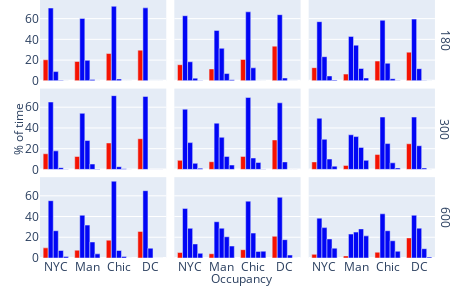

Notebook cell for this chart:
### Code cell
def get_occupancy_histogram(width: int, height: int, oc_df: pd.DataFrame) -> go.Figure:
    fig = px.bar(
        oc_df,
        x="area",
        y="percent",
        facet_row="max_delay",
        facet_col="duration_minutes",
        color="oc_str",
        barmode='group',
        width=width,
        height=height,
        color_discrete_sequence=['#f51302', '#0206f5', '#0206f5', '#0206f5', '#0206f5', '#0206f5'],
    )

    # fig.update_yaxes(matches=None)
    # make the facet labels nicer
    fig.for_each_annotation(lambda a: a.update(text=a.text.split("=")[-1]))

    # shared axes titles
    fig.for_each_yaxis(lambda y: y.update(title = ''))
    fig.add_annotation(x=-0.08, y=0.5, text="% of time", textangle=-90, xref="paper", yref="paper", showarrow=False)
    fig.for_each_xaxis(lambda y: y.update(title = ''))
    fig.add_annotation(x=0.5, y=-0.12, text="Occupancy",  xref="paper", yref="paper", showarrow=False)

    # legend style
    fig.update_layout(
        showlegend=False
        # orientation="h",
        # title="Occupancy:",
        # y=1.18,
        # xanchor="center",
        # x=0.5,
    )

    # ticks for all occupancy values
    # fig.update_xaxes(dtick=1)

    # custom city tick labels
    fig.update_xaxes(tickvals=[0, 1, 2, 3], ticktext=['NYC', 'Man', 'Chic', 'DC'])
    # fig.for_each_xaxis(lambda x: x.update(ticktext=['NYC, Man, Ch, DC']))


    fig.update_layout(
        margin=dict(l=0,r=7,b=0,t=0)
    )

    return fig

fig = get_occupancy_histogram(450, 300, occupancy_df_ih_red)
fig

### Figure 1 — Plotly figure (JSON) as saved in the notebook; plotly's stock layout.template omitted (floating-point values rounded to 4 significant figures)
{"data": [{"alignmentgroup": "True", "hovertemplate": "oc_str=0<br>max_delay=180<br>duration_minutes=1.0<br>area=%{x}<br>percent=%{y}<extra></extra>", "legendgroup": "0", "marker": {"color": "#f51302", "pattern": {"shape": ""}}, "name": "0", "offsetgroup": "0", "orientation": "v", "showlegend": true, "textposition": "auto", "x": ["NYC", "Manhattan", "Chicago", "DC"], "xaxis": "x7", "y": [20.3, 18.66, 26.35, 29.61], "yaxis": "y7", "type": "bar"}, {"alignmentgroup": "True", "hovertemplate": "oc_str=0<br>max_delay=180<br>duration_minutes=5.0<br>area=%{x}<br>percent=%{y}<extra></extra>", "legendgroup": "0", "marker": {"color": "#f51302", "pattern": {"shape": ""}}, "name": "0", "offsetgroup": "0", "orientation": "v", "showlegend": false, "textposition": "auto", "x": ["NYC", "Manhattan", "Chicago", "DC"], "xaxis": "x8", "y": [15.56, 11.47, 20.62, 33.46], "yaxis": "y8", "type": "bar"}, {"alignmentgroup": "True", "hovertemplate": "oc_str=0<br>max_delay=180<br>duration_minutes=30.0<br>area=%{x}<br>percent=%{y}<extra></extra>", "legendgroup": "0", "marker": {"color": "#f51302", "pattern": {"shape": ""}}, "name": "0", "offsetgroup": "0", "orientation": "v", "showlegend": false, "textposition": "auto", "x": ["NYC", "Manhattan", "Chicago", "DC"], "xaxis": "x9", "y": [12.7, 6.514, 19.09, 27.66], "yaxis": "y9", "type": "bar"}, {"alignmentgroup": "True", "hovertemplate": "oc_str=0<br>max_delay=300<br>duration_minutes=1.0<br>area=%{x}<br>percent=%{y}<extra></extra>", "legendgroup": "0", "marker": {"color": "#f51302", "pattern": {"shape": ""}}, "name": "0", "offsetgroup": "0", "orientation": "v", "showlegend": false, "textposition": "auto", "x": ["NYC", "Manhattan", "Chicago", "DC"], "xaxis": "x4", "y": [15.12, 12.46, 25.5, 29.61], "yaxis": "y4", "type": "bar"}, {"alignmentgroup": "True", "hovertemplate": "oc_str=0<br>max_delay=300<br>duration_minutes=5.0<br>area=%{x}<br>percent=%{y}<extra></extra>", "legendgroup": "0", "marker": {"color": "#f51302", "pattern": {"shape": ""}}, "name": "0", "offsetgroup": "0", "orientation": "v", "showlegend": false, "textposition": "auto", "x": ["NYC", "Manhattan", "Chicago", "DC"], "xaxis": "x5", "y": [8.733, 7.412, 12.54, 28.41], "yaxis": "y5", "type": "bar"}, {"alignmentgroup": "True", "hovertemplate": "oc_str=0<br>max_delay=300<br>duration_minutes=30.0<br>area=%{x}<br>percent=%{y}<extra></extra>", "legendgroup": "0", "marker": {"color": "#f51302", "pattern": {"shape": ""}}, "name": "0", "offsetgroup": "0", "orientation": "v", "showlegend": false, "textposition": "auto", "x": ["NYC", "Manhattan", "Chicago", "DC"], "xaxis": "x6", "y": [7.25, 3.854, 14.33, 24.74], "yaxis": "y6", "type": "bar"}, {"alignmentgroup": "True", "hovertemplate": "oc_str=0<br>max_delay=600<br>duration_minutes=1.0<br>area=%{x}<br>percent=%{y}<extra></extra>", "legendgroup": "0", "marker": {"color": "#f51302", "pattern": {"shape": ""}}, "name": "0", "offsetgroup": "0", "orientation": "v", "showlegend": false, "textposition": "auto", "x": ["NYC", "Manhattan", "Chicago", "DC"], "xaxis": "x", "y": [9.767, 7.553, 17.2, 25.64], "yaxis": "y", "type": "bar"}, {"alignmentgroup": "True", "hovertemplate": "oc_str=0<br>max_delay=600<br>duration_minutes=5.0<br>area=%{x}<br>percent=%{y}<extra></extra>", "legendgroup": "0", "marker": {"color": "#f51302", "pattern": {"shape": ""}}, "name": "0", "offsetgroup": "0", "orientation": "v", "showlegend": false, "textposition": "auto", "x": ["NYC", "Manhattan", "Chicago", "DC"], "xaxis": "x2", "y": [5.275, 4.128, 8.001, 20.93], "yaxis": "y2", "type": "bar"}, {"alignmentgroup": "True", "hovertemplate": "oc_str=0<br>max_delay=600<br>duration_minutes=30.0<br>area=%{x}<br>percent=%{y}<extra></extra>", "legendgroup": "0", "marker": {"color": "#f51302", "pattern": {"shape": ""}}, "name": "0", "offsetgroup": "0", "orientation": "v", "showlegend": false, "textposition": "auto", "x": ["NYC", "Manhattan", "Chicago", "DC"], "xaxis": "x3", "y": [3.506, 2.002, 5.607, 19.4], "yaxis": "y3", "type": "bar"}, {"alignmentgroup": "True", "hovertemplate": "oc_str=1<br>max_delay=180<br>duration_minutes=1.0<br>area=%{x}<br>percent=%{y}<extra></extra>", "legendgroup": "1", "marker": {"color": "#0206f5", "pattern": {"shape": ""}}, "name": "1", "offsetgroup": "1", "orientation": "v", "showlegend": true, "textposition": "auto", "x": ["NYC", "Manhattan", "Chicago", "DC"], "xaxis": "x7", "y": [70.23, 60.19, 71.9, 70.39], "yaxis": "y7", "type": "bar"}, {"alignmentgroup": "True", "hovertemplate": "oc_str=1<br>max_delay=180<br>duration_minutes=5.0<br>area=%{x}<br>percent=%{y}<extra></extra>", "legendgroup": "1", "marker": {"color": "#0206f5", "pattern": {"shape": ""}}, "name": "1", "offsetgroup": "1", "orientation": "v", "showlegend": false, "textposition": "auto", "x": ["NYC", "Manhattan", "Chicago", "DC"], "xaxis": "x8", "y": [62.81, 48.63, 66.56, 63.79], "yaxis": "y8", "type": "bar"}, {"alignmentgroup": "True", "hovertemplate": "oc_str=1<br>max_delay=180<br>duration_minutes=30.0<br>area=%{x}<br>percent=%{y}<extra></extra>", "legendgroup": "1", "marker": {"color": "#0206f5", "pattern": {"shape": ""}}, "name": "1", "offsetgroup": "1", "orientation": "v", "showlegend": false, "textposition": "auto", "x": ["NYC", "Manhattan", "Chicago", "DC"], "xaxis": "x9", "y": [57.06, 42.88, 58.41, 59.54], "yaxis": "y9", "type": "bar"}, {"alignmentgroup": "True", "hovertemplate": "oc_str=1<br>max_delay=300<br>duration_minutes=1.0<br>area=%{x}<br>percent=%{y}<extra></extra>", "legendgroup": "1", "marker": {"color": "#0206f5", "pattern": {"shape": ""}}, "name": "1", "offsetgroup": "1", "orientation": "v", "showlegend": false, "textposition": "auto", "x": ["NYC", "Manhattan", "Chicago", "DC"], "xaxis": "x4", "y": [65.0, 54.1, 71.16, 70.39], "yaxis": "y4", "type": "bar"}, {"alignmentgroup": "True", "hovertemplate": "oc_str=1<br>max_delay=300<br>duration_minutes=5.0<br>area=%{x}<br>percent=%{y}<extra></extra>", "legendgroup": "1", "marker": {"color": "#0206f5", "pattern": {"shape": ""}}, "name": "1", "offsetgroup": "1", "orientation": "v", "showlegend": false, "textposition": "auto", "x": ["NYC", "Manhattan", "Chicago", "DC"], "xaxis": "x5", "y": [58.08, 44.6, 69.39, 64.24], "yaxis": "y5", "type": "bar"}, {"alignmentgroup": "True", "hovertemplate": "oc_str=1<br>max_delay=300<br>duration_minutes=30.0<br>area=%{x}<br>percent=%{y}<extra></extra>", "legendgroup": "1", "marker": {"color": "#0206f5", "pattern": {"shape": ""}}, "name": "1", "offsetgroup": "1", "orientation": "v", "showlegend": false, "textposition": "auto", "x": ["NYC", "Manhattan", "Chicago", "DC"], "xaxis": "x6", "y": [49.33, 33.42, 50.5, 50.49], "yaxis": "y6", "type": "bar"}, {"alignmentgroup": "True", "hovertemplate": "oc_str=1<br>max_delay=600<br>duration_minutes=1.0<br>area=%{x}<br>percent=%{y}<extra></extra>", "legendgroup": "1", "marker": {"color": "#0206f5", "pattern": {"shape": ""}}, "name": "1", "offsetgroup": "1", "orientation": "v", "showlegend": false, "textposition": "auto", "x": ["NYC", "Manhattan", "Chicago", "DC"], "xaxis": "x", "y": [55.27, 41.26, 74.06, 64.91], "yaxis": "y", "type": "bar"}, {"alignmentgroup": "True", "hovertemplate": "oc_str=1<br>max_delay=600<br>duration_minutes=5.0<br>area=%{x}<br>percent=%{y}<extra></extra>", "legendgroup": "1", "marker": {"color": "#0206f5", "pattern": {"shape": ""}}, "name": "1", "offsetgroup": "1", "orientation": "v", "showlegend": false, "textposition": "auto", "x": ["NYC", "Manhattan", "Chicago", "DC"], "xaxis": "x2", "y": [47.85, 34.99, 54.82, 58.55], "yaxis": "y2", "type": "bar"}, {"alignmentgroup": "True", "hovertemplate": "oc_str=1<br>max_delay=600<br>duration_minutes=30.0<br>area=%{x}<br>percent=%{y}<extra></extra>", "legendgroup": "1", "marker": {"color": "#0206f5", "pattern": {"shape": ""}}, "name": "1", "offsetgroup": "1", "orientation": "v", "showlegend": false, "textposition": "auto", "x": ["NYC", "Manhattan", "Chicago", "DC"], "xaxis": "x3", "y": [38.43, 23.09, 42.62, 41.26], "yaxis": "y3", "type": "bar"}, {"alignmentgroup": "True", "hovertemplate": "oc_str=2<br>max_delay=180<br>duration_minutes=1.0<br>area=%{x}<br>percent=%{y}<extra></extra>", "legendgroup": "2", "marker": {"color": "#0206f5", "pattern": {"shape": ""}}, "name": "2", "offsetgroup": "2", "orientation": "v", "showlegend": true, "textposition": "auto", "x": ["NYC", "Manhattan", "Chicago", "DC"], "xaxis": "x7", "y": [8.917, 19.75, 1.752, 0.0], "yaxis": "y7", "type": "bar"}, {"alignmentgroup": "True", "hovertemplate": "oc_str=2<br>max_delay=180<br>duration_minutes=5.0<br>area=%{x}<br>percent=%{y}<extra></extra>", "legendgroup": "2", "marker": {"color": "#0206f5", "pattern": {"shape": ""}}, "name": "2", "offsetgroup": "2", "orientation": "v", "showlegend": false, "textposition": "auto", "x": ["NYC", "Manhattan", "Chicago", "DC"], "xaxis": "x8", "y": [18.38, 31.38, 12.56, 2.754], "yaxis": "y8", "type": "bar"}, {"alignmentgroup": "True", "hovertemplate": "oc_str=2<br>max_delay=180<br>duration_minutes=30.0<br>area=%{x}<br>percent=%{y}<extra></extra>", "legendgroup": "2", "marker": {"color": "#0206f5", "pattern": {"shape": ""}}, "name": "2", "offsetgroup": "2", "orientation": "v", "showlegend": false, "textposition": "auto", "x": ["NYC", "Manhattan", "Chicago", "DC"], "xaxis": "x9", "y": [23.28, 34.4, 16.97, 11.74], "yaxis": "y9", "type": "bar"}, {"alignmentgroup": "True", "hovertemplate": "oc_str=2<br>max_delay=300<br>duration_minutes=1.0<br>area=%{x}<br>percent=%{y}<extra></extra>", "legendgroup": "2", "marker": {"color": "#0206f5", "pattern": {"shape": ""}}, "name": "2", "offsetgroup": "2", "orientation": "v", "showlegend": false, "textposition": "auto", "x": ["NYC", "Manhattan", "Chicago", "DC"], "xaxis": "x4", "y": [17.89, 27.86, 2.628, 0.0], "yaxis": "y4", "type": "bar"}, {"alignmentgroup": "True", "hovertemplate": "oc_str=2<br>max_delay=300<br>duration_minutes=5.0<br>area=%{x}<br>percent=%{y}<extra></extra>", "legendgroup": "2", "marker": {"color": "#0206f5", "pattern": {"shape": ""}}, "name": "2", "offsetgroup": "2", "orientation": "v", "showlegend": false, "textposition": "auto", "x": ["NYC", "Manhattan", "Chicago", "DC"], "xaxis": "x5", "y": [25.85, 30.98, 11.02, 7.259], "yaxis": "y5", "type": "bar"}, {"alignmentgroup": "True", "hovertemplate": "oc_str=2<br>max_delay=300<br>duration_minutes=30.0<br>area=%{x}<br>percent=%{y}<extra></extra>", "legendgroup": "2", "marker": {"color": "#0206f5", "pattern": {"shape": ""}}, "name": "2", "offsetgroup": "2", "orientation": "v", "showlegend": false, "textposition": "auto", "x": ["NYC", "Manhattan", "Chicago", "DC"], "xaxis": "x6", "y": [29.07, 31.68, 24.92, 22.86], "yaxis": "y6", "type": "bar"}, {"alignmentgroup": "True", "hovertemplate": "oc_str=2<br>max_delay=600<br>duration_minutes=1.0<br>area=%{x}<br>percent=%{y}<extra></extra>", "legendgroup": "2", "marker": {"color": "#0206f5", "pattern": {"shape": ""}}, "name": "2", "offsetgroup": "2", "orientation": "v", "showlegend": false, "textposition": "auto", "x": ["NYC", "Manhattan", "Chicago", "DC"], "xaxis": "x", "y": [26.31, 31.73, 7.227, 9.442], "yaxis": "y", "type": "bar"}, {"alignmentgroup": "True", "hovertemplate": "oc_str=2<br>max_delay=600<br>duration_minutes=5.0<br>area=%{x}<br>percent=%{y}<extra></extra>", "legendgroup": "2", "marker": {"color": "#0206f5", "pattern": {"shape": ""}}, "name": "2", "offsetgroup": "2", "orientation": "v", "showlegend": false, "textposition": "auto", "x": ["NYC", "Manhattan", "Chicago", "DC"], "xaxis": "x2", "y": [28.65, 28.73, 24.03, 17.67], "yaxis": "y2", "type": "bar"}, {"alignmentgroup": "True", "hovertemplate": "oc_str=2<br>max_delay=600<br>duration_minutes=30.0<br>area=%{x}<br>percent=%{y}<extra></extra>", "legendgroup": "2", "marker": {"color": "#0206f5", "pattern": {"shape": ""}}, "name": "2", "offsetgroup": "2", "orientation": "v", "showlegend": false, "textposition": "auto", "x": ["NYC", "Manhattan", "Chicago", "DC"], "xaxis": "x3", "y": [29.29, 24.99, 26.31, 28.79], "yaxis": "y3", "type": "bar"}, {"alignmentgroup": "True", "hovertemplate": "oc_str=3<br>max_delay=180<br>duration_minutes=1.0<br>area=%{x}<br>percent=%{y}<extra></extra>", "legendgroup": "3", "marker": {"color": "#0206f5", "pattern": {"shape": ""}}, "name": "3", "offsetgroup": "3", "orientation": "v", "showlegend": true, "textposition": "auto", "x": ["NYC", "Manhattan", "Chicago", "DC"], "xaxis": "x7", "y": [0.5347, 1.387, 0.0, 0.0], "yaxis": "y7", "type": "bar"}, {"alignmentgroup": "True", "hovertemplate": "oc_str=3<br>max_delay=180<br>duration_minutes=5.0<br>area=%{x}<br>percent=%{y}<extra></extra>", "legendgroup": "3", "marker": {"color": "#0206f5", "pattern": {"shape": ""}}, "name": "3", "offsetgroup": "3", "orientation": "v", "showlegend": false, "textposition": "auto", "x": ["NYC", "Manhattan", "Chicago", "DC"], "xaxis": "x8", "y": [2.617, 7.037, 0.1599, 0.0], "yaxis": "y8", "type": "bar"}, {"alignmentgroup": "True", "hovertemplate": "oc_str=3<br>max_delay=180<br>duration_minutes=30.0<br>area=%{x}<br>percent=%{y}<extra></extra>", "legendgroup": "3", "marker": {"color": "#0206f5", "pattern": {"shape": ""}}, "name": "3", "offsetgroup": "3", "orientation": "v", "showlegend": false, "textposition": "auto", "x": ["NYC", "Manhattan", "Chicago", "DC"], "xaxis": "x9", "y": [4.716, 11.91, 2.052, 0.3566], "yaxis": "y9", "type": "bar"}, {"alignmentgroup": "True", "hovertemplate": "oc_str=3<br>max_delay=300<br>duration_minutes=1.0<br>area=%{x}<br>percent=%{y}<extra></extra>", "legendgroup": "3", "marker": {"color": "#0206f5", "pattern": {"shape": ""}}, "name": "3", "offsetgroup": "3", "orientation": "v", "showlegend": false, "textposition": "auto", "x": ["NYC", "Manhattan", "Chicago", "DC"], "xaxis": "x4", "y": [1.722, 5.189, 0.7126, 0.0], "yaxis": "y4", "type": "bar"}, {"alignmentgroup": "True", "hovertemplate": "oc_str=3<br>max_delay=300<br>duration_minutes=5.0<br>area=%{x}<br>percent=%{y}<extra></extra>", "legendgroup": "3", "marker": {"color": "#0206f5", "pattern": {"shape": ""}}, "name": "3", "offsetgroup": "3", "orientation": "v", "showlegend": false, "textposition": "auto", "x": ["NYC", "Manhattan", "Chicago", "DC"], "xaxis": "x5", "y": [5.882, 12.55, 6.719, 0.0], "yaxis": "y5", "type": "bar"}, {"alignmentgroup": "True", "hovertemplate": "oc_str=3<br>max_delay=300<br>duration_minutes=30.0<br>area=%{x}<br>percent=%{y}<extra></extra>", "legendgroup": "3", "marker": {"color": "#0206f5", "pattern": {"shape": ""}}, "name": "3", "offsetgroup": "3", "orientation": "v", "showlegend": false, "textposition": "auto", "x": ["NYC", "Manhattan", "Chicago", "DC"], "xaxis": "x6", "y": [9.989, 21.24, 6.369, 1.351], "yaxis": "y6", "type": "bar"}, {"alignmentgroup": "True", "hovertemplate": "oc_str=3<br>max_delay=600<br>duration_minutes=1.0<br>area=%{x}<br>percent=%{y}<extra></extra>", "legendgroup": "3", "marker": {"color": "#0206f5", "pattern": {"shape": ""}}, "name": "3", "offsetgroup": "3", "orientation": "v", "showlegend": false, "textposition": "auto", "x": ["NYC", "Manhattan", "Chicago", "DC"], "xaxis": "x", "y": [7.266, 15.46, 1.51, 0.0], "yaxis": "y", "type": "bar"}, {"alignmentgroup": "True", "hovertemplate": "oc_str=3<br>max_delay=600<br>duration_minutes=5.0<br>area=%{x}<br>percent=%{y}<extra></extra>", "legendgroup": "3", "marker": {"color": "#0206f5", "pattern": {"shape": ""}}, "name": "3", "offsetgroup": "3", "orientation": "v", "showlegend": false, "textposition": "auto", "x": ["NYC", "Manhattan", "Chicago", "DC"], "xaxis": "x2", "y": [13.56, 20.47, 6.383, 2.844], "yaxis": "y2", "type": "bar"}, {"alignmentgroup": "True", "hovertemplate": "oc_str=3<br>max_delay=600<br>duration_minutes=30.0<br>area=%{x}<br>percent=%{y}<extra></extra>", "legendgroup": "3", "marker": {"color": "#0206f5", "pattern": {"shape": ""}}, "name": "3", "offsetgroup": "3", "orientation": "v", "showlegend": false, "textposition": "auto", "x": ["NYC", "Manhattan", "Chicago", "DC"], "xaxis": "x3", "y": [18.38, 28.06, 16.62, 8.966], "yaxis": "y3", "type": "bar"}, {"alignmentgroup": "True", "hovertemplate": "oc_str=4<br>max_delay=180<br>duration_minutes=1.0<br>area=%{x}<br>percent=%{y}<extra></extra>", "legendgroup": "4", "marker": {"color": "#0206f5", "pattern": {"shape": ""}}, "name": "4", "offsetgroup": "4", "orientation": "v", "showlegend": true, "textposition": "auto", "x": ["NYC", "Manhattan", "Chicago", "DC"], "xaxis": "x7", "y": [0.01488, 0.0, 0.0, 0.0], "yaxis": "y7", "type": "bar"}, {"alignmentgroup": "True", "hovertemplate": "oc_str=4<br>max_delay=180<br>duration_minutes=5.0<br>area=%{x}<br>percent=%{y}<extra></extra>", "legendgroup": "4", "marker": {"color": "#0206f5", "pattern": {"shape": ""}}, "name": "4", "offsetgroup": "4", "orientation": "v", "showlegend": false, "textposition": "auto", "x": ["NYC", "Manhattan", "Chicago", "DC"], "xaxis": "x8", "y": [0.3454, 1.111, 0.0, 0.0], "yaxis": "y8", "type": "bar"}, {"alignmentgroup": "True", "hovertemplate": "oc_str=4<br>max_delay=180<br>duration_minutes=30.0<br>area=%{x}<br>percent=%{y}<extra></extra>", "legendgroup": "4", "marker": {"color": "#0206f5", "pattern": {"shape": ""}}, "name": "4", "offsetgroup": "4", "orientation": "v", "showlegend": false, "textposition": "auto", "x": ["NYC", "Manhattan", "Chicago", "DC"], "xaxis": "x9", "y": [0.895, 2.741, 0.2717, 0.0], "yaxis": "y9", "type": "bar"}, {"alignmentgroup": "True", "hovertemplate": "oc_str=4<br>max_delay=300<br>duration_minutes=1.0<br>area=%{x}<br>percent=%{y}<extra></extra>", "legendgroup": "4", "marker": {"color": "#0206f5", "pattern": {"shape": ""}}, "name": "4", "offsetgroup": "4", "orientation": "v", "showlegend": false, "textposition": "auto", "x": ["NYC", "Manhattan", "Chicago", "DC"], "xaxis": "x4", "y": [0.2655, 0.3618, 0.0, 0.0], "yaxis": "y4", "type": "bar"}, {"alignmentgroup": "True", "hovertemplate": "oc_str=4<br>max_delay=300<br>duration_minutes=5.0<br>area=%{x}<br>percent=%{y}<extra></extra>", "legendgroup": "4", "marker": {"color": "#0206f5", "pattern": {"shape": ""}}, "name": "4", "offsetgroup": "4", "orientation": "v", "showlegend": false, "textposition": "auto", "x": ["NYC", "Manhattan", "Chicago", "DC"], "xaxis": "x5", "y": [1.227, 4.236, 0.1593, 0.0], "yaxis": "y5", "type": "bar"}, {"alignmentgroup": "True", "hovertemplate": "oc_str=4<br>max_delay=300<br>duration_minutes=30.0<br>area=%{x}<br>percent=%{y}<extra></extra>", "legendgroup": "4", "marker": {"color": "#0206f5", "pattern": {"shape": ""}}, "name": "4", "offsetgroup": "4", "orientation": "v", "showlegend": false, "textposition": "auto", "x": ["NYC", "Manhattan", "Chicago", "DC"], "xaxis": "x6", "y": [3.174, 8.734, 1.466, 0.0], "yaxis": "y6", "type": "bar"}, {"alignmentgroup": "True", "hovertemplate": "oc_str=4<br>max_delay=600<br>duration_minutes=1.0<br>area=%{x}<br>percent=%{y}<extra></extra>", "legendgroup": "4", "marker": {"color": "#0206f5", "pattern": {"shape": ""}}, "name": "4", "offsetgroup": "4", "orientation": "v", "showlegend": false, "textposition": "auto", "x": ["NYC", "Manhattan", "Chicago", "DC"], "xaxis": "x", "y": [1.374, 3.995, 0.0, 0.0], "yaxis": "y", "type": "bar"}, {"alignmentgroup": "True", "hovertemplate": "oc_str=4<br>max_delay=600<br>duration_minutes=5.0<br>area=%{x}<br>percent=%{y}<extra></extra>", "legendgroup": "4", "marker": {"color": "#0206f5", "pattern": {"shape": ""}}, "name": "4", "offsetgroup": "4", "orientation": "v", "showlegend": false, "textposition": "auto", "x": ["NYC", "Manhattan", "Chicago", "DC"], "xaxis": "x2", "y": [4.518, 11.54, 6.576, 0.0], "yaxis": "y2", "type": "bar"}, {"alignmentgroup": "True", "hovertemplate": "oc_str=4<br>max_delay=600<br>duration_minutes=30.0<br>area=%{x}<br>percent=%{y}<extra></extra>", "legendgroup": "4", "marker": {"color": "#0206f5", "pattern": {"shape": ""}}, "name": "4", "offsetgroup": "4", "orientation": "v", "showlegend": false, "textposition": "auto", "x": ["NYC", "Manhattan", "Chicago", "DC"], "xaxis": "x3", "y": [9.473, 21.35, 6.486, 0.956], "yaxis": "y3", "type": "bar"}], "layout": {"xaxis": {"anchor": "y", "domain": [0.0, 0.3133], "title": {"text": ""}, "tickvals": [0, 1, 2, 3], "ticktext": ["NYC", "Man", "Chic", "DC"]}, "yaxis": {"anchor": "x", "domain": [0.0, 0.3133], "title": {"text": ""}}, "xaxis2": {"anchor": "y2", "domain": [0.3333, 0.6467], "matches": "x", "title": {"text": ""}, "tickvals": [0, 1, 2, 3], "ticktext": ["NYC", "Man", "Chic", "DC"]}, "yaxis2": {"anchor": "x2", "domain": [0.0, 0.3133], "matches": "y", "showticklabels": false, "title": {"text": ""}}, "xaxis3": {"anchor": "y3", "domain": [0.6667, 0.98], "matches": "x", "title": {"text": ""}, "tickvals": [0, 1, 2, 3], "ticktext": ["NYC", "Man", "Chic", "DC"]}, "yaxis3": {"anchor": "x3", "domain": [0.0, 0.3133], "matches": "y", "showticklabels": false, "title": {"text": ""}}, "xaxis4": {"anchor": "y4", "domain": [0.0, 0.3133], "matches": "x", "showticklabels": false, "title": {"text": ""}, "tickvals": [0, 1, 2, 3], "ticktext": ["NYC", "Man", "Chic", "DC"]}, "yaxis4": {"anchor": "x4", "domain": [0.3433, 0.6567], "matches": "y", "title": {"text": ""}}, "xaxis5": {"anchor": "y5", "domain": [0.3333, 0.6467], "matches": "x", "showticklabels": false, "title": {"text": ""}, "tickvals": [0, 1, 2, 3], "ticktext": ["NYC", "Man", "Chic", "DC"]}, "yaxis5": {"anchor": "x5", "domain": [0.3433, 0.6567], "matches": "y", "showticklabels": false, "title": {"text": ""}}, "xaxis6": {"anchor": "y6", "domain": [0.6667, 0.98], "matches": "x", "showticklabels": false, "title": {"text": ""}, "tickvals": [0, 1, 2, 3], "ticktext": ["NYC", "Man", "Chic", "DC"]}, "yaxis6": {"anchor": "x6", "domain": [0.3433, 0.6567], "matches": "y", "showticklabels": false, "title": {"text": ""}}, "xaxis7": {"anchor": "y7", "domain": [0.0, 0.3133], "matches": "x", "showticklabels": false, "title": {"text": ""}, "tickvals": [0, 1, 2, 3], "ticktext": ["NYC", "Man", "Chic", "DC"]}, "yaxis7": {"anchor": "x7", "domain": [0.6867, 1.0], "matches": "y", "title": {"text": ""}}, "xaxis8": {"anchor": "y8", "domain": [0.3333, 0.6467], "matches": "x", "showticklabels": false, "title": {"text": ""}, "tickvals": [0, 1, 2, 3], "ticktext": ["NYC", "Man", "Chic", "DC"]}, "yaxis8": {"anchor": "x8", "domain": [0.6867, 1.0], "matches": "y", "showticklabels": false, "title": {"text": ""}}, "xaxis9": {"anchor": "y9", "domain": [0.6667, 0.98], "matches": "x", "showticklabels": false, "title": {"text": ""}, "tickvals": [0, 1, 2, 3], "ticktext": ["NYC", "Man", "Chic", "DC"]}, "yaxis9": {"anchor": "x9", "domain": [0.6867, 1.0], "matches": "y", "showticklabels": false, "title": {"text": ""}}, "annotations": [{"showarrow": false, "text": "1.0", "x": 0.1567, "xanchor": "center", "xref": "paper", "y": 1.0, "yanchor": "bottom", "yref": "paper"}, {"showarrow": false, "text": "5.0", "x": 0.49, "xanchor": "center", "xref": "paper", "y": 1.0, "yanchor": "bottom", "yref": "paper"}, {"showarrow": false, "text": "30.0", "x": 0.8233, "xanchor": "center", "xref": "paper", "y": 1.0, "yanchor": "bottom", "yref": "paper"}, {"showarrow": false, "text": "600", "textangle": 90, "x": 0.98, "xanchor": "left", "xref": "paper", "y": 0.1567, "yanchor": "middle", "yref": "paper"}, {"showarrow": false, "text": "300", "textangle": 90, "x": 0.98, "xanchor": "left", "xref": "paper", "y": 0.5, "yanchor": "middle", "yref": "paper"}, {"showarrow": false, "text": "180", "textangle": 90, "x": 0.98, "xanchor": "left", "xref": "paper", "y": 0.8433, "yanchor": "middle", "yref": "paper"}, {"showarrow": false, "text": "% of time", "textangle": -90, "x": -0.08, "xref": "paper", "y": 0.5, "yref": "paper"}, {"showarrow": false, "text": "Occupancy", "x": 0.5, "xref": "paper", "y": -0.12, "yref": "paper"}], "legend": {"title": {"text": "oc_str"}, "tracegroupgap": 0}, "margin": {"t": 0, "l": 0, "r": 7, "b": 0}, "barmode": "group", "height": 300, "width": 450, "showlegend": false}}
